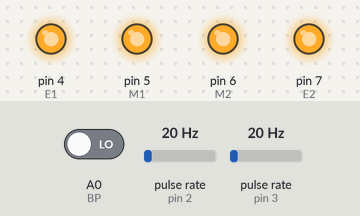
Recording of a sketch running on a simulated Arduino Uno, built with avr-gcc and run on an emulated ATmega328P. Shown: output pins drawn as LEDs (lit = HIGH). Wiring (inferred from the names in the program): 2 × pulse sensor: data pin 2 / data pin 3. Inputs (shaded band) come from the test bench; at power-on: A0 (BP) LOW, pulse rate (sensors on pin 2, pin 3) 20 Hz. What the sketch prints to the serial monitor is not drawn.

Above: at 1.2 s.
1.3 s: A0 (BP) driven HIGH
At 1.9 s:
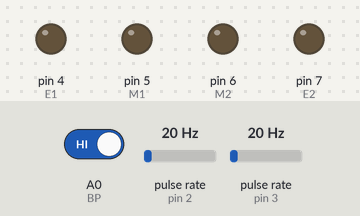
Timing chart, 0 to 4.3 s (numbered marks = the images above; inputs shaded):
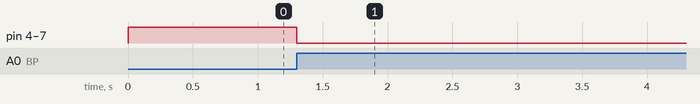

The sketch:

boucle_fermee_PID_adaptatif_V2.ino.ino
```cpp
//#include "SoftwareSerial.h"
//#include "Ultrasonic.h"
//SoftwareSerial mySerial(1,0); // broshes TX, RX
//Ultrasonic ultrasonic(13);
//int distance;

#include <PID_v1.h>

#define E1 4
#define E2 7
#define M1 5
#define M2 6
#define Enc1 2
#define Enc2 3
#define BP A0

bool CAPG, CAPC, CAPD;
int val=1;
int rpm1,rpm2;
volatile int pulseCount1 = 0;
volatile int pulseCount2 = 0;
unsigned long lastTime = 0;

int rpm100=100; //à trouver si fonction proportionnel

double Setpoint1=155, Input1, Output1, Setpoint2=155, Input2, Output2;
double Kp1=2, Ki1=5, Kd1=1,Kp2=2, Ki2=5, Kd2=1;
PID myPID1(&Input1, &Output1, &Setpoint1, Kp1, Ki1, Kd1, DIRECT);
PID myPID2(&Input2, &Output2, &Setpoint2, Kp2, Ki2, Kd2, DIRECT);


void setup() {
  //mySerial.begin(9600);
  Serial.begin(9600);
  pinMode(8, INPUT);
  pinMode(9, INPUT);
  pinMode(10, INPUT);
  pinMode(BP, INPUT);
  pinMode(Enc1, INPUT);
  pinMode(Enc2, INPUT);
  pinMode(M1, OUTPUT);
  pinMode(M2, OUTPUT);
  attachInterrupt(digitalPinToInterrupt(Enc1), countPulses1, RISING);
  attachInterrupt(digitalPinToInterrupt(Enc2), countPulses2, RISING);
  myPID1.SetMode(AUTOMATIC);
  myPID2.SetMode(AUTOMATIC);
}

void loop() {
  Input1 = 100*rpm1/rpm100; // trouver PWM fonction de rpm
  Input2 = 100 *rpm2/rpm100;

  if (Setpoint1-Input1>50) {
    Kp1=5;
    Ki1=10;
    Kd1=2;
  }
  else if (Setpoint1-Input1>20) {
    Kp1=3;
    Ki1=7;
    Kd1=1.5;
  }
  if (Setpoint2-Input2>50) {
    Kp2=5;
    Ki2=10;
    Kd2=2;
  }
  else if (Setpoint2-Input2>20) {
    Kp2=3;
    Ki2=7;
    Kd2=1.5;
  }
  else {
    Kp1=1;
    Ki1=3;
    Kd1=0.5;
    Kp2=1;
    Ki2=3;
    Kd2=0.5;
  }
  myPID1.SetTunings(Kp1,Ki1,Kd1);
  myPID2.SetTunings(Kp2,Ki2,Kd2);
  myPID1.Compute();
  myPID2.Compute();
  Output1 = constrain(Output1, 0, 255);
  Output2 = constrain(Output2, 0, 255);
  if (digitalRead(BP)==HIGH) {
    val=0;}
  if (val==1){
    //line();
    avancer(HIGH,155,155);
    vitesse();}
  else {
    avancer(LOW,0,0);}
}

void countPulses1() {
  pulseCount1++;
}

void countPulses2() {
  pulseCount2++;
}

void vitesse(){
  if (millis() - lastTime >= 1000) {
    rpm1 = (pulseCount1 / 20.0) * 60.0;
    rpm2 = (pulseCount2 / 20.0) * 60.0;
    Serial.print(rpm1);
    Serial.print(" , ");
    Serial.println(rpm2);
    pulseCount1 = 0;
    pulseCount2 = 0;
    lastTime = millis();
  }
}

void line() {
  CAPG = digitalRead(8);
  CAPC = digitalRead(9);
  CAPD = digitalRead(10);
  if (CAPC) {
    Setpoint1 = 155;
    Setpoint2 = 155;
    avancer(HIGH,Output1,Output2);}
  else if (CAPG) {
    Setpoint1 = 100; //valeur cible pour tourner à gauche
    Setpoint2 = 155;
    avancer(HIGH,Output1,Output2);} //tourner à gauche
  else if (CAPD) {
    Setpoint1 = 155;
    Setpoint2 = 100; //valeur cible pour tourner à droite
    avancer(HIGH,Output1,Output2);}
  else {
    avancer(LOW,0,0);}
}

void avancer(char L,int vg,int vd) {
  digitalWrite(M1,L);
  digitalWrite(M2,L);
  analogWrite(E1,vg);
  analogWrite(E2,vd);
}

//void app {
//  if (mySerial.available()) {
//    val = mySerial.read();
//    Serial.print(val);
//    if (val == '1'){
//      {line();}  }
//    else if (val == '0')
//      {avancer(LOW,0,0);} }
//  if (digitalRead(BP) == HIGH)
//    {avancer(LOW,0,0);}}

//void ult() {
//long distance;
//  distance = ultrasonic.read();
//  delay(50);
//  Serial.print(distance);
//  Serial.println("cm");
//  if(distance == 7){
//    avancer(HIGH,155,155);}
//  if(distance < 5) {
//    avancer(HIGH,155,100);}
//  if(distance > 9){
//    avancer(HIGH,100,155);}}
```

Measured:
- after the input at 1.3 s, pin 4 (E1), pin 5 (M1), pin 6 (M2), pin 7 (E2): HIGH → LOW at once
